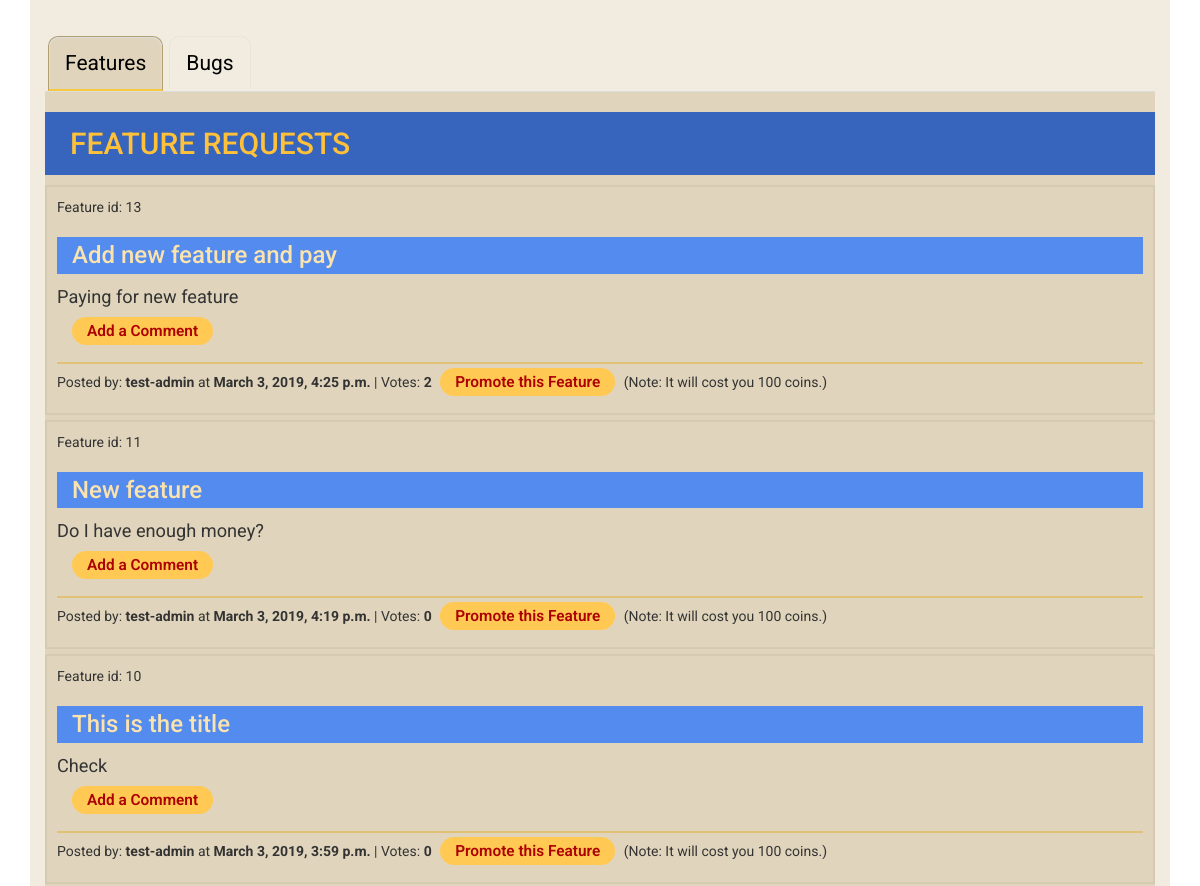
/issues/1 (signed in, middle part), run on an earlier commit of the app's database.
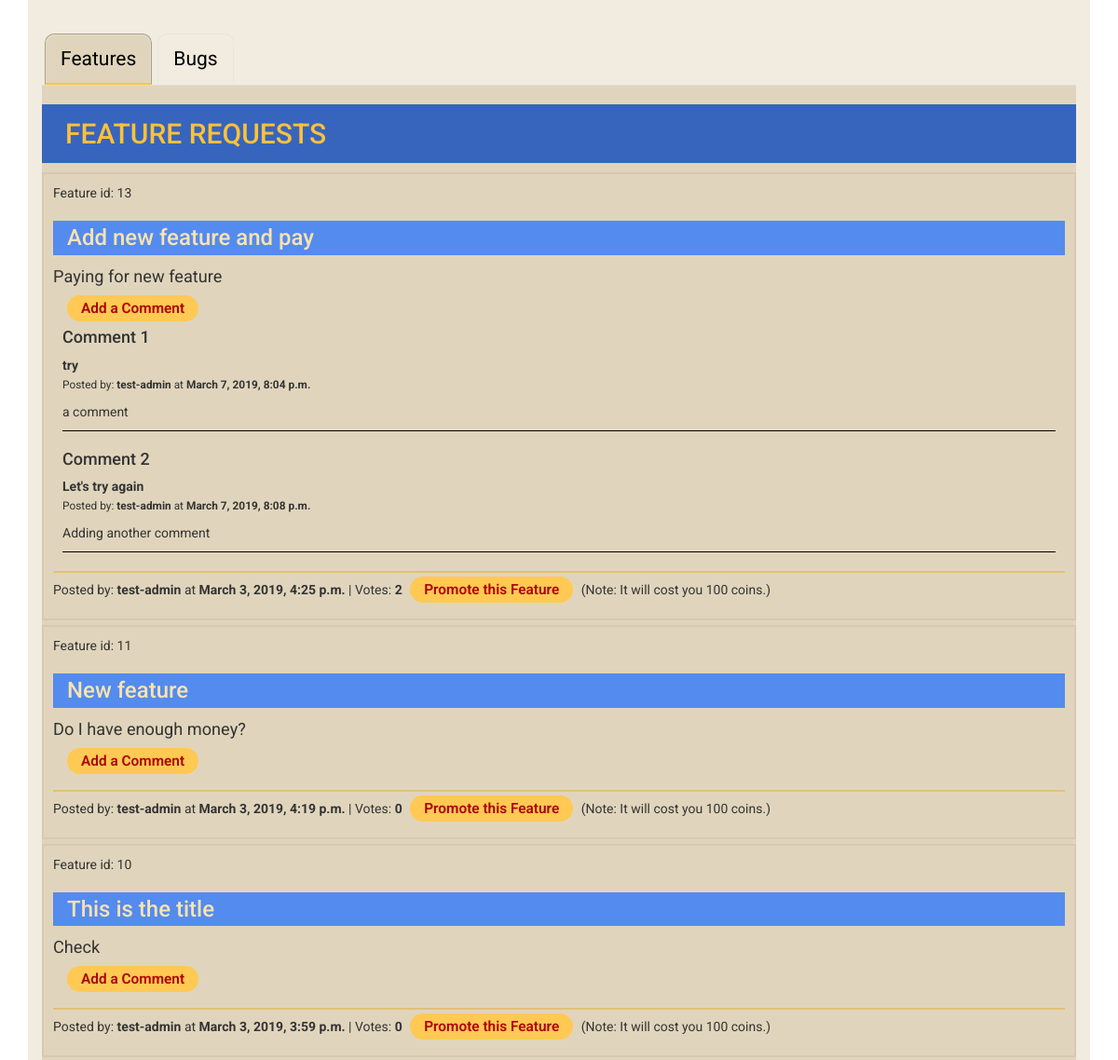
And on a later commit of the database.
### issuetracker/models.py (models this page shows, shortened)
class Issue(models.Model):
    suggestion_choices = ((True, 'Feature'), (False, 'Bug Fix'))
    is_feature = models.BooleanField(blank=False, default=False, choices=suggestion_choices)
    title = models.CharField(max_length=100, blank=False)
    description = models.TextField()
    posted_by = models.CharField(max_length=50)
    votes = models.IntegerField(default=0)
    comments_count = models.IntegerField(default=0)
    date_time = models.DateTimeField(auto_now_add=True)
    class Meta:
        verbose_name_plural = "Issues"

class IssueComment(models.Model):
    issue = models.ForeignKey(Issue, on_delete=models.CASCADE, related_name='comment')
    subject = models.CharField(max_length=100, blank=False)
    comment = models.TextField()
    posted_by = models.CharField(max_length=50)
    date_time = models.DateTimeField(auto_now_add=True)

### issuetracker/views.py (the view)
# urls.py: url(r'^issues/', include(issuetracker_urls)),
@login_required()
def issues(request):
    allIssues = Issue.objects.all()
    feature_count = 0
    bug_count = 0
    for each in allIssues:
        if each.is_feature:
            feature_count += 1
        else:
            bug_count += 1
    return render(request, "issue_tracker.html", {'issues': allIssues, 'feature_count': feature_count, "bug_count": bug_count})

### cart/contexts.py (called while the page is built)
def cart_contents(request):
    cart = request.session.get('cart', {})
    cart_items = []
    total = 0
    product_count = 0
    coin_total = 0
    for id, quantity in cart.items():
        product = get_object_or_404(Product, pk=id)
        total += quantity * product.price
        product_count += quantity
        coin_total = quantity * 500
        cart_items.append({'id': id, 'quantity': quantity, 'product': product, 'coin_total': coin_total})
    return {'cart_items': cart_items, 'total': total, 'product_count': product_count, 'coin_total': coin_total}

### issuetracker/templates/issue_tracker.html (shortened to what this page needs)
{% extends "base.html" %}
{% block content %}
    <div id="features-bugs-tabs">
        <ul class="nav nav-tabs">
            <li class="active">
                <a href="#features-pane" data-toggle="tab">Features</a>
            </li>
            <li><a href="#bugs-pane" data-toggle="tab">Bugs</a>
            </li>
        </ul>
        <div class="tab-content ">
            <div class="tab-pane active" id="features-pane">
                {% if feature_count == 1 %}
                <h2> FEATURE REQUEST </h2>
                {% else %}
                <h2> FEATURE REQUESTS </h2>
                {% endif %}
                {% if feature_count == 0 %}
                <p>No features to display</p>
                {% else %}
                {% for each in issues reversed %}
                {% if each.is_feature %}
                <div class="issue-item">
                    <p>Feature id: {{ each.id }}
                    </p>
                    <h3> {{ each.title }}</h3>
                    <p class="feature-description"> {{ each.description }}</p>
                    <div class="comments-list">
                        <a id="link-add-comment" href="{% url 'add-comment'  issue_id=each.id %}">Add a Comment</a>
                        {% for item in each.comment.all %}
                        <div class="comment-item">
                            <h4>Comment {{ forloop.counter }}</h4>
                            <p class="comment-subject"><strong>{{item.subject}}</strong></p>
                            <p><small>Posted by: <strong>{{ item.posted_by }}</strong> at <strong>{{ item.date_time}}</strong></small>
                            </p>
                            <p>{{item.comment}}</p>
                        </div>
                        {% endfor %}
                    </div>
                    <hr class="hr-light">
                    <p>
                        Posted by: <strong>{{ each.posted_by }}</strong>
                        at <strong>{{ each.date_time}}</strong> | Votes: <strong>{{ each.votes }}</strong>
                        <a class="vote-link" href="{% url 'vote' issue_id=each.id %}">Promote this Feature</a> (Note: It will cost you 100 coins.)
                    </p>
                </div>
                {% endif %}
                {% endfor %}
                {% endif %}
            </div>
            </div>
        </div>
    {% endblock %}

What changed in the data, as far as the page shows it:
added IssueComment: subject "try", posted_by "test-admin", date_time "March 7, 2019, 8:04 p.m.", comment "a comment", shown under Issue "Add new feature and pay"
added IssueComment: subject "Let's try again", posted_by "test-admin", date_time "March 7, 2019, 8:08 p.m.", comment "Adding another comment", shown under Issue "Add new feature and pay"
